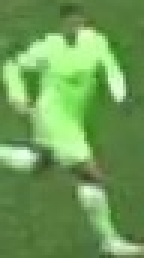
#> input picture output_videos/cropped_image_1.jpg, 48 x 86 px (shown 3 times larger)
$ jupyter execute color_assignment.ipynb
#> lines starting #> are read from the running program, lines starting #| are printed output that depends on the picture; after the words box and inside, x2 and y2 are one past the last pixel; in counts of white or black regions, pixels touching at a corner belong together
[cell 1]
import cv2
import matplotlib.pyplot as plt
import numpy as np
from sklearn.cluster import KMeans

[cell 2]
image_path = '../output_videos/cropped_image_1.jpg' # Update if needed

image = cv2.imread(image_path)
#> image is the input picture: shape (86, 48, 3); mean B, G, R 86, 155.1, 109.6
if image is None:
    raise FileNotFoundError(f"Could not load image at {image_path}")
image = cv2.cvtColor(image, cv2.COLOR_BGR2RGB)

[cell 3]
plt.imshow(image)
plt.show()

Take the top half of the image

[cell 4]
top_half_image = image[0: int(image.shape[0]/2), :]
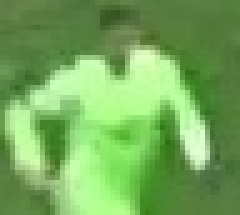
#> top_half_image: shape (43, 48, 3) (shown 5 times larger); mean R, G, B 116.6, 169.8, 91
plt.imshow(top_half_image)
plt.show()

Cluster the image into 2 clusters

[cell 5]
#reshape the image into a 2d array
image_2d =top_half_image.reshape(-1,3)
#> image_2d = 2064 rows, first 8: [96, 125, 71], [94, 123, 69], [95, 124, 68], [99, 128, 72], [99, 130, 73], [100, 131, 74], [101, 132, 73], [101, 132, 73]

#perform k means clustering with 2 clusters
kmeans = KMeans(n_clusters=2,random_state=0).fit(image_2d)
kmeans.fit(image_2d)

#get the cluster labels
labels =kmeans.labels_
#> labels = 2064 values, max 1 at index 0, min 0 at index 458, mean 0.634

#reshape labels into the original image shape
clustered_image = labels.reshape(top_half_image.shape[0],top_half_image.shape[1])
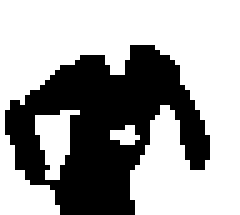
#> clustered_image: shape (43, 48) int32 (shown 5 times larger); values 0 (black) and 1 (white), 63.4% white; 1 black region, box (x1, y1, x2, y2) and area: (1, 9, 42, 43) 756

#display the clustered image
plt.imshow(clustered_image)
plt.show()

[cell 6]
corner_clusters =[clustered_image[0,0],clustered_image[0,-1],clustered_image[-1,0],clustered_image[-1,-1]]
#> corner_clusters = [1, 1, 1, 1]
non_player_cluster = max(set(corner_clusters),key=corner_clusters.count)
#> non_player_cluster = 1
print(non_player_cluster)
#| 1

[cell 7]
player_cluster = 1-non_player_cluster
#> player_cluster = 0
print(player_cluster)
#| 0

[cell 8]
kmeans.cluster_centers_[player_cluster]
#> Out = [170.3, 235.7, 142.1]
